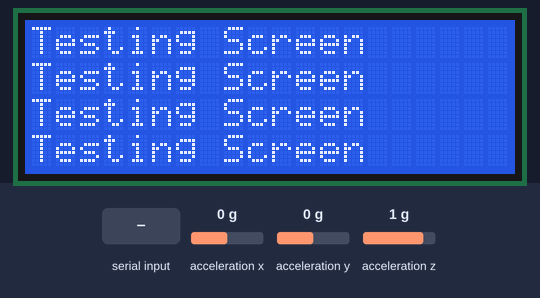
A sketch run on a simulated Arduino Uno, built with avr-gcc and run on an emulated ATmega328P. Parts: 20×4 character LCD. The inputs (shaded band) are chosen by the test bench; at power-on: acceleration x 0 g, acceleration z 1 g, acceleration y 0 g. What the sketch prints to the serial monitor is not drawn.

Above: at 0.9 s.
2.4 s: "1" received over the second serial link
At 3.0 s:
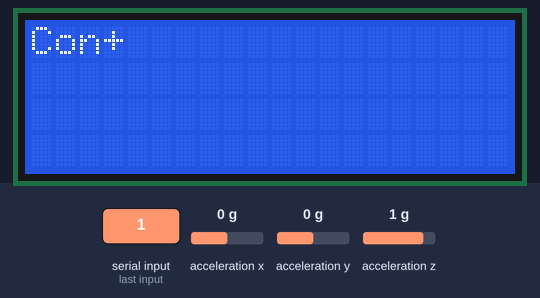
3.9 s: acceleration x set to -0.8 g
At 4.6 s:
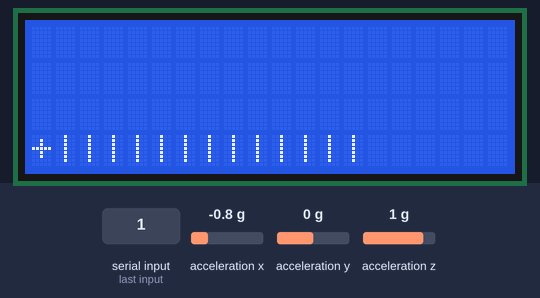
6.9 s: acceleration z set to 0 g
At 7.4 s:
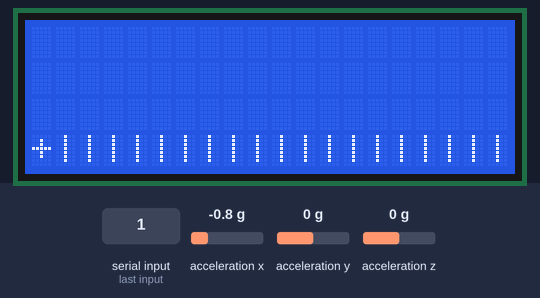
9.9 s: "0" received over the second serial link
12.9 s: acceleration z set to 0.8 g
At 13.3 s:
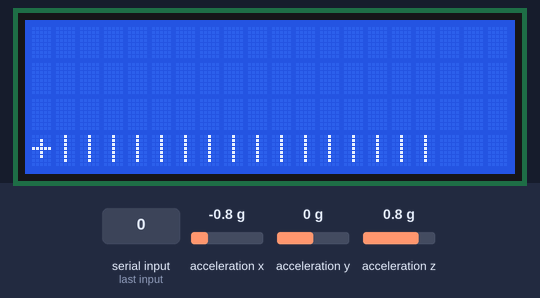
15.9 s: "2" received over the second serial link
At 16.07 s:
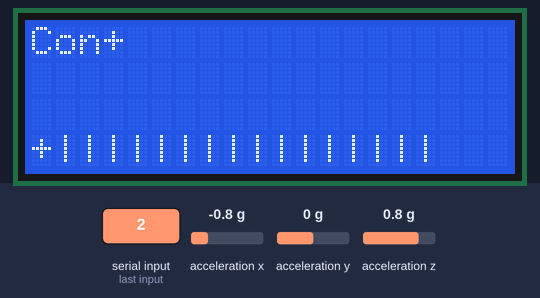
Timing chart, 0 to 18.9 s (numbered marks = the images above; inputs shaded):
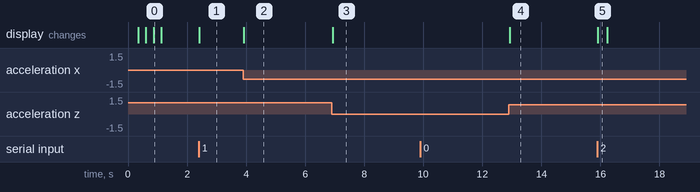

The sketch:

GPSV2.ino
```cpp
/* The First approach with the GPS
** Not very useful this script but to play with the GPS.
** special attention to RX and TX
*/
#include <Wire.h>
#include "LiquidCrystal_I2C.h"
#include <SoftwareSerial.h>

#include <hd44780.h>
// Calculate the inclination over Y axis
//  Inclination RIGHT To LEFT --> - (NEG)
//  Inclination LEFT To RIGHT --> + (POS)
#include "CurieIMU.h"
 double x;
 double y;
 double z;

LiquidCrystal_I2C lcd(0x27, 20, 4);  // Initializing LCD on 0x27 Address, with 20 chars and 4 lines

const int RX = 4;
const int TX = 3;

SoftwareSerial gps(RX, TX); // Initializing the GPS NEO 6M
                            // GPS_RX --> 101_TX 4
                            // GPS_TX --> 101_RX 3

void setup() {
  // Starting functions
  startingSerial();
  startingCurieIMU();
  startingLCD20x4();
  startingGPSNEO();

}

void loop() {
  readInclination();
  readGPS();
  //delay(250);
}

void startingSerial(){
  //Initializing Serial Port
  Serial.begin(115200);
  //while(!Serial); // not neccesary to wait till the port it's open
  Serial.println("Initializing Serial - 9600)");

}

void startingCurieIMU(){
  // Initializing IMU device IMU (controlling the inclination, for the Arduino 101 it's internal)
  Serial.println("Initializing IMU ...");
  CurieIMU.begin();
  // Configuring accelerometer to 2G
  //CurieIMU.setAccelerometerRange(2);

}

void startingLCD20x4(){
  // Initializing 20X4 screen
  lcd.begin();
  lcd.backlight();
  for(int i=0; i<4;i++){
    lcd.setCursor(0, i);
    lcd.print("Testing Screen");
    delay(250);
  }
  lcd.clear();
}

void startingGPSNEO(){
  // Initializing GPS
  gps.begin(9600);
  Serial.println("Initializing GPS ...");
}

void readGPS(){
    if (gps.available())
   {
      char data;
      data = gps.read();
      Serial.print(data);
      printSats(0);
   }
}
void readInclination(){
  int ax, ay, az;

  CurieIMU.readAccelerometer(ax, ay, az);
  // Maping reading values from -90 to 90 grades (-π  to  π )
  float xAng = map(ax, (-32768), (32768), -90, 90);
  float zAng = map(az, (-32768), (32768), -90, 90);

  //Converting from radians to grades

  y = RAD_TO_DEG * (atan2(-xAng, -zAng) + PI);

  int val =0;
  int yy=abs(y);
  if (yy>=1 && yy<=90)
  {
    ////Serial.print("NEG:");
    val = yy/2.25;
    ////Serial.println(val);
    printInclNeg(val,false);
  }
  else if(yy>=270 && yy<=360)
  {
    ////Serial.print("POS:");
    val =(-1 * ((yy-270)/2.25)+36);
    ////Serial.println(val);
    printInclPos(val,true);
  }

}
void printSats(int sats){
  lcd.setCursor(0, 0);
  lcd.print("Con+");
}

void printInclPos(int val, bool orien){
  String literal;

  lcd.clear();
  if (val>19) val=19;
  //lcd.begin();
  //lcd.backlight();

  if (orien){literal = "+";}

  for(int i=1; i<val+1;i++){
    literal=literal+"|";
  }

  //lcd.setCursor((20-literal.length()), 3);
  lcd.setCursor(0, 3);
  lcd.print(literal);
}

void printInclNeg(int val, bool orien){
  String literal;

  lcd.clear();
  if (val>19) val=19;
  //lcd.begin();
  //lcd.backlight();

  for(int j=1; j<val+1;j++){
    literal=literal+"|";
  }
  ////Serial.println(literal);
  if (!orien){literal = literal + "-";}
  ////Serial.println(literal);
  lcd.setCursor((20-literal.length()), 3);
  lcd.print(literal);
}

void printIncl(int val, bool orien){
  String literal;

  lcd.clear();
  if (orien){literal = "+";}
  Serial.print(val);
  Serial.print("::");
  Serial.println(literal);
  Serial.println("----Antes Bucle--------");
  for(int i=1; i<val;i++){
    literal=literal+"|";
  }
  Serial.println("----Despues Bucle-------");
  if (!orien){literal = "-";}
  Serial.print(val);
  Serial.print(":");
  Serial.println(literal);
  lcd.setCursor((20-literal.length()), 3);
  lcd.print(literal);

  // Print line 3
  // pos ||||||||
  // |||||||| neg
  // bucle natural desde posicion 1 + ||||||||
  // bucle inverso desde posicion 20 --> |||||||| -
  // 0,-1,-2,-3
  // posicion 10 --> oo
}
```

Measured:
- after the input at 2.4 s, the display: changes at once (image 1)
- after the input at 3.9 s, the display: changes at once (image 2)
- after the input at 6.9 s, the display: changes at once (image 3)
- after the input at 9.9 s, every drawn part: stays the same
- after the input at 12.9 s, the display: changes at once (image 4)
- after the input at 15.9 s, the display: changes at once (image 5)
